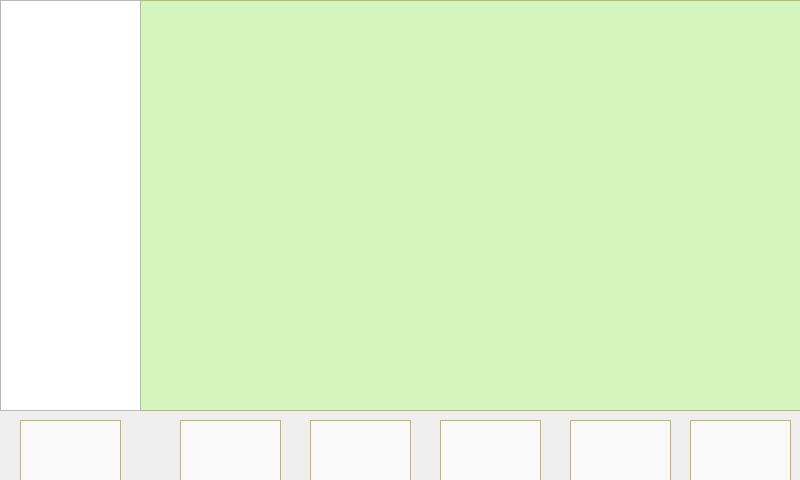
<?xml version="1.0" encoding="UTF-8"?>
<ui version="4.0">
 <class>videoWindow</class>
 <widget class="QMainWindow" name="videoWindow">
  <property name="geometry">
   <rect>
    <x>0</x>
    <y>0</y>
    <width>800</width>
    <height>480</height>
   </rect>
  </property>
  <property name="windowTitle">
   <string>MainWindow</string>
  </property>
  <widget class="QWidget" name="centralwidget">
   <widget class="QPushButton" name="addButton">
    <property name="geometry">
     <rect>
      <x>20</x>
      <y>420</y>
      <width>101</width>
      <height>61</height>
     </rect>
    </property>
    <property name="styleSheet">
     <string notr="true">background-color: rgba(255, 255, 255, 60%);
border:1px solid darkkhaki;
border-image: url(:/image/vadd.png);</string>
    </property>
    <property name="text">
     <string/>
    </property>
   </widget>
   <widget class="QPushButton" name="playButton">
    <property name="geometry">
     <rect>
      <x>310</x>
      <y>420</y>
      <width>101</width>
      <height>61</height>
     </rect>
    </property>
    <property name="styleSheet">
     <string notr="true">background-color: rgba(255, 255, 255, 60%);
border:1px solid darkkhaki;
border-image: url(:/image/vplay.png);</string>
    </property>
    <property name="text">
     <string/>
    </property>
   </widget>
   <widget class="QLabel" name="label">
    <property name="geometry">
     <rect>
      <x>140</x>
      <y>0</y>
      <width>661</width>
      <height>411</height>
     </rect>
    </property>
    <property name="styleSheet">
     <string notr="true">background-color: rgba(179, 255, 131, 45%);
border:1px solid darkkhaki;</string>
    </property>
    <property name="text">
     <string/>
    </property>
   </widget>
   <widget class="QPushButton" name="prevButton">
    <property name="geometry">
     <rect>
      <x>180</x>
      <y>420</y>
      <width>101</width>
      <height>61</height>
     </rect>
    </property>
    <property name="styleSheet">
     <string notr="true">background-color: rgba(255, 255, 255, 60%);
border:1px solid darkkhaki;
border-image: url(:/image/vprev.png);</string>
    </property>
    <property name="text">
     <string/>
    </property>
   </widget>
   <widget class="QPushButton" name="nextButton">
    <property name="geometry">
     <rect>
      <x>570</x>
      <y>420</y>
      <width>101</width>
      <height>61</height>
     </rect>
    </property>
    <property name="styleSheet">
     <string notr="true">background-color: rgba(255, 255, 255, 60%);
border:1px solid darkkhaki;
border-image: url(:/image/vnext.png);</string>
    </property>
    <property name="text">
     <string/>
    </property>
   </widget>
   <widget class="QListWidget" name="videoListWidget">
    <property name="geometry">
     <rect>
      <x>0</x>
      <y>0</y>
      <width>141</width>
      <height>411</height>
     </rect>
    </property>
   </widget>
   <widget class="QPushButton" name="stopButton">
    <property name="geometry">
     <rect>
      <x>440</x>
      <y>420</y>
      <width>101</width>
      <height>61</height>
     </rect>
    </property>
    <property name="styleSheet">
     <string notr="true">background-color: rgba(255, 255, 255, 60%);
border:1px solid darkkhaki;
border-image: url(:/image/vstop.png);</string>
    </property>
    <property name="text">
     <string/>
    </property>
   </widget>
   <widget class="QPushButton" name="backButton">
    <property name="geometry">
     <rect>
      <x>690</x>
      <y>420</y>
      <width>101</width>
      <height>61</height>
     </rect>
    </property>
    <property name="styleSheet">
     <string notr="true">background-color: rgba(255, 255, 255, 60%);
border:1px solid darkkhaki;
border-image: url(:/image/back.png);</string>
    </property>
    <property name="text">
     <string/>
    </property>
   </widget>
  </widget>
 </widget>
 <resources/>
 <connections/>
</ui>
